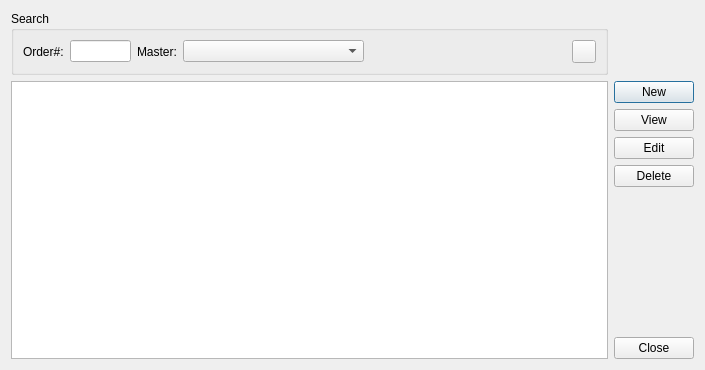
<?xml version="1.0" encoding="UTF-8"?>
<ui version="4.0">
 <class>JrnPartsRequests</class>
 <widget class="QDialog" name="JrnPartsRequests">
  <property name="geometry">
   <rect>
    <x>0</x>
    <y>0</y>
    <width>705</width>
    <height>370</height>
   </rect>
  </property>
  <property name="windowTitle">
   <string>Part requests journal</string>
  </property>
  <property name="windowIcon">
   <iconset resource="Icons.qrc">
    <normaloff>:/icons/icons/reports_bricks.png</normaloff>:/icons/icons/reports_bricks.png</iconset>
  </property>
  <layout class="QGridLayout" name="gridLayout">
   <item row="0" column="0">
    <widget class="QGroupBox" name="groupBox">
     <property name="title">
      <string>Search</string>
     </property>
     <layout class="QHBoxLayout" name="horizontalLayout">
      <item>
       <widget class="QLabel" name="label_2">
        <property name="text">
         <string>Order#:</string>
        </property>
       </widget>
      </item>
      <item>
       <widget class="QLineEdit" name="eSearchNumber">
        <property name="minimumSize">
         <size>
          <width>41</width>
          <height>0</height>
         </size>
        </property>
        <property name="maximumSize">
         <size>
          <width>81</width>
          <height>16777215</height>
         </size>
        </property>
       </widget>
      </item>
      <item>
       <widget class="QLabel" name="label">
        <property name="text">
         <string>Master:</string>
        </property>
       </widget>
      </item>
      <item>
       <widget class="QComboBox" name="cSearchEmployee">
        <property name="minimumSize">
         <size>
          <width>181</width>
          <height>0</height>
         </size>
        </property>
        <property name="maximumSize">
         <size>
          <width>231</width>
          <height>16777215</height>
         </size>
        </property>
       </widget>
      </item>
      <item>
       <spacer name="horizontalSpacer">
        <property name="orientation">
         <enum>Qt::Horizontal</enum>
        </property>
        <property name="sizeHint" stdset="0">
         <size>
          <width>222</width>
          <height>20</height>
         </size>
        </property>
       </spacer>
      </item>
      <item>
       <widget class="QToolButton" name="bClear">
        <property name="toolTip">
         <string>Reset filter</string>
        </property>
        <property name="text">
         <string/>
        </property>
        <property name="icon">
         <iconset resource="Icons.qrc">
          <normaloff>:/icons/icons/filter_clear.png</normaloff>:/icons/icons/filter_clear.png</iconset>
        </property>
       </widget>
      </item>
     </layout>
    </widget>
   </item>
   <item row="1" column="0">
    <widget class="QTableView" name="tview">
     <property name="selectionBehavior">
      <enum>QAbstractItemView::SelectRows</enum>
     </property>
     <property name="horizontalScrollMode">
      <enum>QAbstractItemView::ScrollPerPixel</enum>
     </property>
    </widget>
   </item>
   <item row="1" column="1">
    <layout class="QVBoxLayout" name="verticalLayout">
     <item>
      <widget class="QPushButton" name="bAdd">
       <property name="text">
        <string>New</string>
       </property>
       <property name="icon">
        <iconset>
         <normalon>:/icons/icons/report_add.png</normalon>
        </iconset>
       </property>
      </widget>
     </item>
     <item>
      <widget class="QPushButton" name="bView">
       <property name="text">
        <string>View</string>
       </property>
       <property name="icon">
        <iconset resource="Icons.qrc">
         <normaloff>:/icons/icons/report_magnify.png</normaloff>:/icons/icons/report_magnify.png</iconset>
       </property>
      </widget>
     </item>
     <item>
      <widget class="QPushButton" name="bEdit">
       <property name="text">
        <string>Edit</string>
       </property>
       <property name="icon">
        <iconset resource="Icons.qrc">
         <normaloff>:/icons/icons/report_edit.png</normaloff>:/icons/icons/report_edit.png</iconset>
       </property>
      </widget>
     </item>
     <item>
      <widget class="QPushButton" name="bDelete">
       <property name="text">
        <string>Delete</string>
       </property>
       <property name="icon">
        <iconset>
         <normalon>:/icons/icons/report_delete.png</normalon>
        </iconset>
       </property>
      </widget>
     </item>
     <item>
      <spacer name="verticalSpacer">
       <property name="orientation">
        <enum>Qt::Vertical</enum>
       </property>
       <property name="sizeHint" stdset="0">
        <size>
         <width>20</width>
         <height>40</height>
        </size>
       </property>
      </spacer>
     </item>
     <item>
      <widget class="QPushButton" name="bClose">
       <property name="text">
        <string>Close</string>
       </property>
       <property name="icon">
        <iconset>
         <normalon>:/icons/icons/door_out.png</normalon>
        </iconset>
       </property>
      </widget>
     </item>
    </layout>
   </item>
  </layout>
 </widget>
 <resources>
  <include location="Icons.qrc"/>
 </resources>
 <connections/>
</ui>
